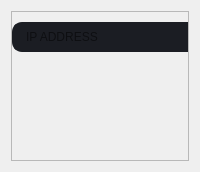
                  <widget class="QWidget" name="page_widgets">
                   <layout class="QVBoxLayout" name="verticalLayout_6">
                    <item>
                     <widget class="QFrame" name="frame_3">
                      <property name="minimumSize">
                       <size>
                        <width>0</width>
                        <height>150</height>
                       </size>
                      </property>
                      <property name="frameShape">
                       <enum>QFrame::StyledPanel</enum>
                      </property>
                      <property name="frameShadow">
                       <enum>QFrame::Raised</enum>
                      </property>
                      <layout class="QHBoxLayout" name="horizontalLayout_12">
                       <property name="spacing">
                        <number>0</number>
                       </property>
                       <property name="leftMargin">
                        <number>0</number>
                       </property>
                       <property name="topMargin">
                        <number>0</number>
                       </property>
                       <property name="rightMargin">
                        <number>0</number>
                       </property>
                       <property name="bottomMargin">
                        <number>0</number>
                       </property>
                       <item>
                        <widget class="QFrame" name="frame_div_table_widget">
                         <property name="enabled">
                          <bool>true</bool>
                         </property>
                         <property name="styleSheet">
                          <string notr="true">border-radius: 5px;</string>
                         </property>
                         <property name="frameShape">
                          <enum>QFrame::StyledPanel</enum>
                         </property>
                         <property name="frameShadow">
                          <enum>QFrame::Raised</enum>
                         </property>
                         <widget class="QPushButton" name="pushButton_add_render">
                          <property name="geometry">
                           <rect>
                            <x>360</x>
                            <y>10</y>
                            <width>120</width>
                            <height>30</height>
                           </rect>
                          </property>
                          <property name="minimumSize">
                           <size>
                            <width>120</width>
                            <height>30</height>
                           </size>
                          </property>
                          <property name="font">
                           <font>
                            <family>Segoe UI</family>
                            <pointsize>9</pointsize>
                           </font>
                          </property>
                          <property name="styleSheet">
                           <string notr="true">QPushButton {
	border: 2px solid rgb(52, 59, 72);
	border-radius: 10px;	
	background-color: rgb(52, 59, 72);
	padding-right: 5px;
}
QPushButton:hover {
	background-color: rgb(57, 65, 80);
	border: 2px solid rgb(61, 70, 86);
}
QPushButton:pressed {	
	background-color: rgb(35, 40, 49);
	border: 2px solid rgb(43, 50, 61);
}</string>
                          </property>
                          <property name="text">
                           <string>ADD API</string>
                          </property>
                          <property name="icon">
                           <iconset resource="files.qrc">
                            <normaloff>:/16x16/icons/16x16/cil-plus.png</normaloff>:/16x16/icons/16x16/cil-plus.png</iconset>
                          </property>
                         </widget>
                         <widget class="QLineEdit" name="lineEdit_description">
                          <property name="geometry">
                           <rect>
                            <x>0</x>
                            <y>10</y>
                            <width>347</width>
                            <height>30</height>
                           </rect>
                          </property>
                          <property name="minimumSize">
                           <size>
                            <width>0</width>
                            <height>30</height>
                           </size>
                          </property>
                          <property name="font">
                           <font>
                            <family>Segoe UI</family>
                           </font>
                          </property>
                          <property name="styleSheet">
                           <string notr="true">QLineEdit {
	background-color: rgb(27, 29, 35);
	border-radius: 10px;
	border: 2px solid rgb(27, 29, 35);
	padding-left: 10px;
}
QLineEdit:hover {
	border: 2px solid rgb(64, 71, 88);
}
QLineEdit:focus {
	border: 2px solid rgb(91, 101, 124);
}</string>
                          </property>
                          <property name="maxLength">
                           <number>32</number>
                          </property>
                          <property name="placeholderText">
                           <string>IP ADDRESS</string>
                          </property>
                         </widget>
                         <zorder>lineEdit_description</zorder>
                         <zorder>pushButton_add_render</zorder>
                        </widget>
                       </item>
                      </layout>
                     </widget>
                    </item>
                   </layout>
                  </widget>
